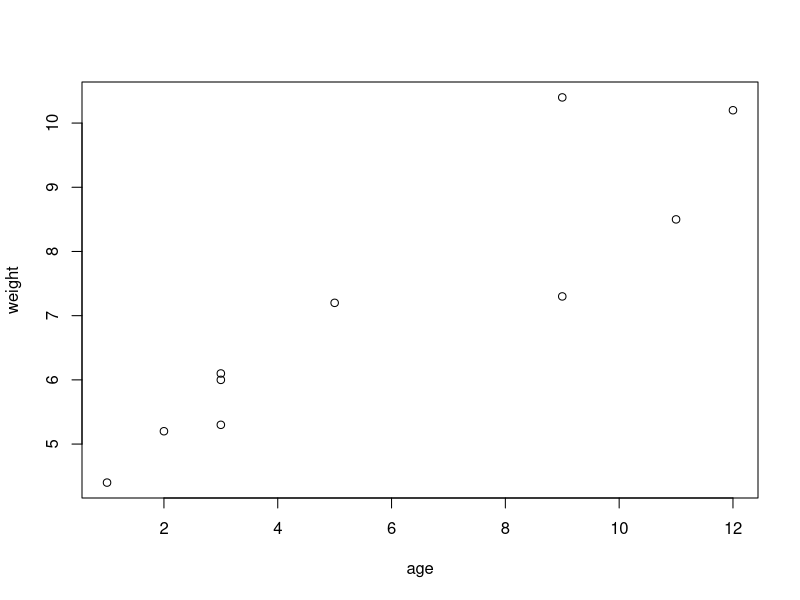
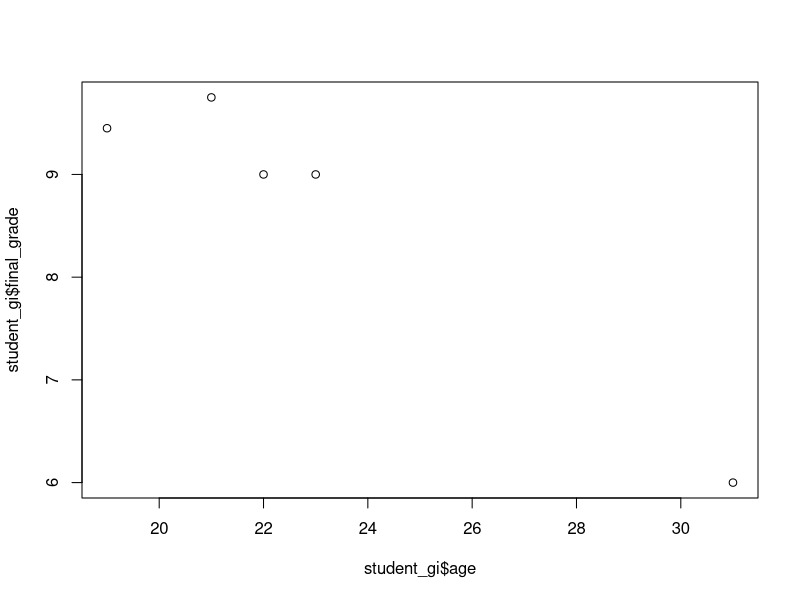

Generate these figures, in order, with R: (Note: this script raises an error after producing the figures.)
############################################################################
###                         Al.I. Cuza University of Iași                ###
###            Faculty of Economics and Business Administration          ###
###       Department of Accounting, Information Systems and Statistics   ###
############################################################################
###
############################################################################
###             Data Processing/Analysis/Science with R                  ###
############################################################################
###
############################################################################
###                      1c. Data Structures in R                        ###
### See also the presentation:
### https://github.com/marinfotache/Data-Processing-Analysis-Science-with-R/blob/master/01%20R_Introduction_Data%20Structures/01c_Data_Structures.pptx
############################################################################
## last update: 28.09.2018



#############################################################################
###             				vectors in R
#############################################################################

## Vector is a collection of elements, all of the same type
##  There are not rows and columns in a vector, but just elements 
x <- 1
x <-  c(1, 3, 5, 7, 25, -13, 47)
x
class(x)

y <- c("one", "two", "three", "eight")  
y

z <- c(TRUE, FALSE, TRUE, TRUE, FALSE, TRUE)
z

w <- c( 1, 'unu', FALSE)
class(w)
w

# Vectors can also be created with a sequence
ten_integers.1 <- 5:14
ten_integers.1
# or
(ten_integers.2 <- seq(from=5, to=14, by=1))
#ten_integers.2

(ten_integers.3 <- 5:14)


# descending vector
seq(from=5, to=-5, by=-1)



# combine sequences and c function
a_vector <- c( 2:4, 8:14) 
a_vector [5]

## generating a vector with dates between 29 september and 2 october
# as "pure" dates 
seq(as.Date("2014/09/29"), by = "day", length.out = 4)
# or
seq(as.Date("2014/09/29"), as.Date("2014/10/02"), "days")

# as timestamps
seq(c(ISOdate(2014,9,29)), by = "DSTday", length.out = 4) 
#
x <- as.POSIXct("2014-09-25 23:59:59", tz="Turkey")
format(seq(x, by="day", length.out=8), "%Y-%m-%d %Z")
#
d1 <- ISOdate(year=2014,month=9,day=25,tz="GMT")
seq(from=d1,by="day",length.out=8)

# there are many other ways of creating vectors
# example: creates a vector object named x containing 
# five random values drawn from a standard normal distribution
x <- rnorm(5)
x
x <- rnorm(5)
x

# another example: creates a vector object named x.rep using
#   function "rep" (repeat): sequence (5, 7, 11) repeated three times
x.rep <- rep(c(5, 7, 11), 3)
x.rep

# compare with another version which uses "each" clause
x.rep.2 <- rep(c(5, 7, 11), each=2, times=3)
x.rep.2


## some vectors are build-in (system defined)
letters
LETTERS
month.name
state.name
state.area


#################################################################
###                         factors in R (part 1)

## factors are nominal variables whose values have a number of levels

## factors are the main way to represent a nominal scale variable


# ex: a vector containing genre of students group
#  initially, both vectors are strings
names <- c( "Popescu I. Valeria", "Ionescu V. Viorel", 
     "Genete I. Aurelia", "Lazar T. Ionut", 
     "Sadovschi V. Iuliana", "Dominte I. Nicoleta")
genre <- c("Female", "Male", "Female", "Male", 
     "Female", "Female" )
class(names)
class(genre)
unclass(names)
unclass(genre)

# as genre can have only two values, Female and Male, it is advisable
#  to convert genre into a factor 
genre <- as.factor(genre)
class(genre)
unclass(genre)

# if a non existing value is added in vector "genre", it is 
#   automatically converted back into character  
genre <- c(genre, "Boy")
class(genre)
unclass(genre)

# re-create and re-convert into factor the vector genre
genre <- c("Female", "Male", "Female", "Male", 
     "Female", "Female" )
genre <- as.factor(genre)

# ... to be continued


###################################################################
###  Useful functions for vectors; how to access vector elements

# display data type and values of vector elements
class(ten_integers.1)
unclass(ten_integers.1)
typeof(ten_integers.1)

# internally, factor levels are stored as integers
class(genre)
unclass(genre)
typeof(genre)


# return number of elements in a vector
length(ten_integers.1)

length(letters)


## qualifying (addressing) vector elements

# first element in vector ten_integers.1
ten_integers.1 [1]

# last element in vector ten_integers.1
ten_integers.1 [length(ten_integers.1)]

# first three elements in vector ten_integers.1
ten_integers.1 [1:3]
# last three elements in vector ten_integers.1
ten_integers.1 [(length(ten_integers.1)-2) : length(ten_integers.1)]

ten_integers.1 [ length(ten_integers.1) : (length(ten_integers.1)-2)]

# first, third, fifth and sixth elements in vector ten_integers.1
ten_integers.1 [c(1, 3, 5, 6)]


# first three and last three elements in vector ten_integers.1
ten_integers.1 [c( 1:3, (length(ten_integers.1)-2) : length(ten_integers.1))]

## indices of elements can be qualified with other vectors 
# first, third, fifth and sixth elements in vector ten_integers.1
ind <- c(1, 3, 5, 6)
ind
ten_integers.1
ten_integers.1 [ind]


## excluding some elements from vectors

# excluding first element
ten_integers.1 [-1]

# excluding first three elements
ten_integers.1 [-(1:3)]

# excluding first, third, anf fourth elements
ten_integers.1 [-(c(1,3,4))]

# excluding first three elements plus elements 6 amnd 8
ten_integers.1 [-(c(1:3,6,8))]

# excluding first two and last two elements
ten_integers.1 [-c((1:2), (length(ten_integers.1)-1) : length(ten_integers.1))]


## filtering 

# filter vector elements - select only elements greater than 10
ten_integers.1 [ten_integers.1 > 10]


for (i in 1:length(ten_integers.1))
{
     if (ten_integers.1[i] > 10)
          print(ten_integers.1[i])
}     



# how many elementes are greater than 10 ?
length(ten_integers.1 [ten_integers.1 > 10])

# display INDICES of elements greater than 10
which (ten_integers.1 > 10)

# filter vector elements - select only elements greater than 10 - ver 2
ind <- which (ten_integers.1 > 10)
ten_integers.1 [ind]

# sorting a vector
names <- c( "Popescu I. Valeria", "Ionescu V. Viorel", 
     "Genete I. Aurelia", "Lazar T. Ionut", 
     "Sadovschi V. Iuliana", "Dominte I. Nicoleta")
names <- sort(names)
names

# sorting a vector in descending order
names.desc <- rev(sort(names))
names.desc


###################################################################
###            R is a vectorized language

# one of the nicest thing about vectors: operations are automatically applied 
#   on each element of the vector without looping among vector elements
num.vec.1 <-  c(1, 3, 5, 7, 25, -13, 47)
num.vec.2 <- num.vec.1 + 100
num.vec.2

date.vec.1 <- c ("2013-10-01", "2013-10-03", "2013-10-10")
# for the moment, vector date.vec.1 is displayed as a string vector
date.vec.1
class(date.vec.1)
# use as.Date() to convert all of the vector elements into dates
date.vec.1 <- as.Date(date.vec.1)
date.vec.1
class(date.vec.1)


## operations can be applied on two or more vectors
num.vec.3 <- num.vec.1 + num.vec.2
num.vec.3

## compare a vector with a value
x
x >= 0
x.1 <- x >= 0
x.1

## testing if at least one of the vector elements fulfils the predicate 
##   function "any"
x
any(x > 0)

## testing if all the vector elements fulfill the predicate - function "all" 
all(x > 0)
all(x > -25)

## for a string (character) vector, display the number of characters 
##   for each element
y 
nchar(y)

## it is possible to provide a name for each vector element
num_ro = c (one = "unu", two="doi", three="trei", four="patru")
num_ro
# the same result can be accomplished with:
num_ro = c ("unu", "doi", "trei", "patru")
num_ro
names(num_ro) = c ("one", "two", "three", "four")
num_ro

###
###   Descriptive statistics functions can be applied to vectors

# create a vector (age) containing the age of 10 people
age <- c(1,3,5,2,11,9,3,9,12,3)
# create another vector (weight) containing the weight of above people 
#   (Kabacoff, 2011)
weight <- c(4.4,5.3,7.2,5.2,8.5,7.3,6.0,10.4,10.2,6.1)
weight
# if Kabacoff were used US metric system, we had convert the weight 
#    from lbs into kg
weight.lbs <- weight
weight.kg <- weight.lbs * 0.454

# compute the mean of people's weight
mean.weight = mean(weight)
mean.weight

# compute the standard deviation of people's weight
sd.weight = sd(weight)
sd.weight

# compute correlation between age and weight
cor.age_weight = cor(age,weight)
cor.age_weight

# display a scatterplot of weight (y) vs. age (x)
plot(age,weight)



#############################################################################
###                                matrices in R
#############################################################################

##  a matrice is a bidimensional vector
##  all matrice elements must be of the same type 

#  m1 is a 5 x 4 matrix
m.1 <- matrix(1:20, nrow=5, ncol=4)
m.1

# m.2 is a 2 x 2 matrix, filled by rows
cells <- c(1,26,24,68)
rownames <- c("Row1", "Row2")
colnames <- c("Col1", "Col2") 
m.2 <- matrix(cells, nrow=2, ncol=2, byrow=TRUE, 
	dimnames=list(rownames, colnames))
m.2

# m.3 is a 2 x 2 matrix, filled by columns
# list is a data structure presented after data frame
m.3 <- matrix(cells, nrow=2, ncol=2, byrow=FALSE, 
	dimnames=list(rownames, colnames))
m.3


# m.4 is a 4 x 3 matrix, filled by rows
m.4 <- matrix(1:12, nrow=4, ncol=3, byrow=TRUE)
m.4
# naming rows: row.1, row.2, ...
# naming columns: col.1, col.2, ...
dimnames(m.4)=list(paste("row.", 1:nrow(m.4), sep=""), paste("col.", 1:ncol(m.4), sep=""))
m.4

###
## accessing matrix elements
m.1

# display the 3rd row
m.1[3,]

# display the 3rd column
m.1[,3]

# display the element at the intersection of the 2nd row and the 3rd column
m.1 [2,3]

# display two elements from the same row: m.1 [2,3] and m.1[2,4]
m.1 [2, c(3,4)]

# display three elements from the same column: 
#	m.1 [1,2], m.1 [2,2] and m.1[3,2]
m.1 [c(1,2, 3), 2]

# display a "submatrix", from m1 [2,2] to m2[4.4]
m.1 [ c(2,3,4), c(2,3,4)]


## calculations on rows and columns of the matrix
m.4

# compute mean of all the cells in matrix m.4
mean(m.4)

# compute mean of all the cells on the third column
mean(m.4[,3])

# compute mean of all the cells on the third rows
mean(m.4[3,])

# compute sum of all the cells in matrix m.4
sum(m.4)

# compute sum of all the cells on the third column
sum(m.4[,3])

# compute sum of all the cells on the third row
sum(m.4[3,])

# compute sum of all the cells in matrix m.4
sum(m.4)


# rowSums calculated the sums of the cells for each row of a matrix
rowSums(m.4)

# colSums calculated the sums of the cells for each column of a matrix
colSums(m.4)

# rowMeans/colMeans calculate mean of the every row/column
rowMeans(m.4)
colMeans(m.4)

##
# adding total rows and columns to the matrix 
m.4

# add total column
m.4 <- cbind(m.4, rowSums(m.4))
# setting the name for the total column
column.names <- colnames(m.4)
column.names
column.names[length(column.names)] <- "col.total"
colnames(m.4) <- column.names
# check the operation
m.4

# add total row
m.4 <- rbind(m.4, colSums(m.4))
# setting the name for the total column
row.names <- rownames(m.4)
row.names
row.names[length(row.names)] <- "row.total"
rownames(m.4) <- row.names
# check the operation
m.4



#############################################################################
###                  			arrays in R
#############################################################################

dim1 <- c("A1", "A2")
dim2 <- c("B1", "B2", "B3")
dim3 <- c("C1", "C2", "C3", "C4")
a1 <- array(1:24, c(2, 3, 4), dimnames=list(dim1, dim2, dim3))
a1
class(a1)
typeof(a1)
unclass(a1)

# display element [2,2,3]
a1 [2,2,3]

# display a matrix from elements of A and B for first row/column of C
a1 [,,1]

# display elements of A for the 3rd "row" of B and 2nd row/columns of C
a1 [,3,2]

# display a subarray containg all elements from 
#	first two rows/columns of A, B and C
a1 [c(1,2),c(1,2),c(1,2)]



############################################################################
###      Data frames in R (the most common data structure in R !!!)      ###
############################################################################

## data frames look like tables (or Excel worksheets)
## each column of a data frame is a vector (with the same type of values)
## in statistical language, in a data frame:
##	- each row is an abservation
##	- each column is a variable


####            creating  data frames

## create an empty data frame
student_gi <- data.frame(studentID = numeric(), 
     name = character(), age = numeric(), 
     scholarship = character(), 
     lab_assessment = character(), 
     final_grade = numeric())
class(student_gi)
str(student_gi)

## create a data frame from vectors
studentID <- 1:5
name <- c("Popescu I. Vasile", "Ianos W. Adriana", 
     "Kovacz V. Iosef", "Babadag I. Maria", 
     "Pop P. Ion")
age <- c(23, 19, 21, 22, 31)
scholarship <- c("Social", "Studiu1", "Studiu2", 
     "Merit", "Studiu1")
lab_assessment <- c("Bine", "Foarte bine", 
     "Excelent", "Bine", "Slab")
final_grade <- c(9, 9.45, 9.75, 9, 6)


student_gi <- data.frame(studentID, name, age, 
     scholarship, lab_assessment, final_grade, stringsAsFactors = FALSE)

View(student_gi)
str(student_gi)



# compare with ....
library(tidyverse)
student_tibble <- tibble(studentID, name, age, 
     scholarship, lab_assessment, final_grade)
str(student_tibble)
glimpse(student_tibble)
student_tibble

# delete vectors which formed the data frame
rm(studentID, name, age, scholarship, lab_assessment, final_grade)


# display one column of the data frame as a vector
student_gi$name

# display one column of the data frame as a... column
student_gi["name"]

# confirm that student_gi is a data frame
class(student_gi)

# display structure of the data frame
str(student_gi)

# display type of invididual variables within data frame
class(student_gi$studentID)
class(student_gi$name)

names(student_gi)


# display first two columns (studentID and name )
student_gi [1:2]
# or
student_gi [ , 1:2]
#or
student_gi [c("studentID", "name")]
#or
student_gi [, c("studentID", "name")]
# or
cols <-  c("studentID", "name")
student_gi[cols]
# or
student_gi[, names(student_gi) %in% cols] 



# return "final_grade" variable (column) as a vector
student_gi$final_grade
# or
student_gi[ , 6]
# or
student_gi[ , "final_grade"]


# return "final_grade" variable (column) as a one-column data frame
student_gi[ , "final_grade", drop=FALSE]


# display first two observations (rows)
student_gi [1:2,]

# display observations 1, 2 and 5
student_gi [c(1:2, 5), ]


# cross-tabulate (sort of pivot table) lab_assessment by final_grade
table (student_gi$lab_assessment, student_gi$final_grade)

# summary statistics of final_grade
summary(student_gi$final_grade)

# plot 
plot(student_gi$age, student_gi$final_grade)


##
# attach() function adds the data frame to the R search path. 
search()
# When a variable name is encountered, data frames in the search path are checked 
#   in order to locate the variable.

# previous commands but with attach
attach(student_gi)
search()
final_grade
table (lab_assessment, final_grade)
summary(final_grade)
plot(lab_assessment, final_grade)
plot(age, final_grade)

# detach removes an objects from the search path
detach(student_gi)
search()


# it is advisable to use "with" instead of "attach"
with (student_gi, final_grade)
with (student_gi, table (lab_assessment, final_grade))
with (student_gi, plot(lab_assessment, final_grade) )


##
# case identifiers can be specified with a "rowname" option 
#	within the "data.frame" function
# new values for studentID (to avoid confusion with row numbers)
studentID <- c(1001, 1002, 1003, 1004, 1005)
name <- c("Popescu I. Vasile", "Ianos W. Adriana", "Kovacz V. Iosef", 
	"Babadag I. Maria", "Pop P. Ion")
age <- c(23, 19, 21, 22, 31)
scholarship <- c("Social", "Studiu1", "Studiu2", "Merit", "Studiu1")
lab_assessment <- c("Bine", "Foarte bine", "Excelent", "Bine", "Slab")
final_grade <- c(9, 9.45, 9.75, 9, 6)

#  (slightly) new version of the data frame
student_gi <- data.frame(studentID, name, age, scholarship, lab_assessment, 
	final_grade, row.names = studentID)
# studentID is the variable to use in labeling cases on various printouts and
# graphics produced by R.

# display the name of the rows (observations)
rownames(student_gi)

rm(studentID, name, age, scholarship, lab_assessment, final_grade)

student_gi
# notice the leftmost column

# display the observation (row) corresponding to student Ianos W. Adriana 
#  using her case identifier ("1002")
student_gi["1002",]

# display the observations corresponding to students Ianos W. Adriana 
#  and Pop P. Ion using their case identifier ("1002" and "1005")
student_gi[c("1002", "1005"),]


######################################################################
###   currently, the preferred version of data.frame is 
###   `tibble` (see the tidyverse - later on this course)


######################################################################
###                         factors in R (part 2)

# nominal variable
scholarship <- c("Social", "Studiu1", "Studiu2", "Merit", "Studiu1")

# factor function
scholarship_f <- factor(scholarship)
scholarship_f

# ordinal variable
lab_assessment <- c("Bine", "Foarte bine", "Excelent", "Bine", "Slab")
lab_assessment
lab_assessment <- factor(lab_assessment, order=TRUE, levels=c("Slab", 
	"Bine", "Foarte bine", "Excelent"))
lab_assessment

# re-create the data frame using factors
studentID <- c(1001, 1002, 1003, 1004, 1005)
name <- c("Popescu I. Vasile", "Ianos W. Adriana", "Kovacz V. Iosef", 
	"Babadag I. Maria", "Pop P. Ion")
age <- c(23, 19, 21, 22, 31)
scholarship <- c("Social", "Studiu1", "Studiu2", "Merit", "Studiu1")
scholarship <- factor(scholarship)

lab_assessment <- c("Bine", "Foarte bine", "Excelent", "Bine", "Slab")
lab_assessment <- factor(lab_assessment, order=TRUE, levels=c("Slab", 
	"Bine", "Foarte bine", "Excelent"))

final_grade <- c(9, 9.45, 9.75, 9, 6)

#  another version of the data frame
student_gi <- data.frame(name, age, scholarship, lab_assessment, 
	final_grade, row.names = studentID)

# structure of the data frame
str(student_gi)

# basic statistics about variables in data frame
summary(student_gi)



# factors and value labels for categorical variables
patientID <- c(1, 2, 3, 4) 
age <- c(25, 34, 28, 52)
diabetes <- c("Type1", "Type2", "Type1", "Type1")
status <- c("Poor", "Improved", "Excellent", "Poor")
diabetes <- factor(diabetes)
status <- factor(status, order=TRUE)
gender <- c(1, 2, 2, 1)
patientdata <- data.frame(patientID, age, diabetes, status, gender)

# A variable named gender, which is coded 1 for male and 2 for female. 
# We create value labels with the code
patientdata$gender <- factor(patientdata$gender, 
                    levels = c(1,2),labels = c("male", "female"))
# levels indicate the actual values of the variable
# and labels refer to a character vector containing the desired labels.

patientdata

str(patientdata)



# factors can be of numerical type
some.numbers <- c(1, 2, 3, 2, 3, 1, 3, 2, 2, 2, 1, 1, 3)
class(some.numbers)
some.numbers <- some.numbers + 10
some.numbers

some.numbers <- as.factor(some.numbers)
some.numbers
some.numbers <- some.numbers + 10
# Warning message:
# In Ops.factor(some.numbers, 10) : ‘+’ not meaningful for factors
some.numbers



####################################################
###   data frames used in further scripts


## data frame for enrollment at internationalized master programmes at FEAA
program = c(rep("ADL",7), rep("FRM",5), rep("SAAS", 7))
academicyear = c (2009, 2010, 2011, 2012, rep(c(2010, 2011, 2012), 2), 
     2011, 2012, 2009, 2010, 2011, 2012, 2010, 2011, 2012)
studyyear = c(rep("Anul I",4), rep("Anul II",3),rep("Anul I",3), rep("Anul II", 2),
                rep("Anul I",4), rep("Anul II", 3) )
nofstuds = c(19, 28, 49, 48, 17, 27, 49, 15, 20, 26, 15, 19, 9, 13, 0, 0, 9, 12, 0)

# the data frame
mpi <- data.frame(program, academicyear, studyyear, nofstuds, stringsAsFactors=TRUE)
mpi
str(mpi)
head(mpi)
tail(mpi)


# remove the vectors (we'll work only with the data frame)
rm(program, academicyear, studyyear, nofstuds)



############################################################################
###                            lists in R                                ###
############################################################################

## the most complicated and also the most flexible data structure
## hold arbitrary objects of different types
## many functions/statistical models return the results in a list form


# first example: current timestamp
t = Sys.time()
# a POSIXlt object is actually a list
l.1 <- as.POSIXlt(t)
l.1
typeof(l.1)
names(l.1)
unclass(l.1)

# extract list components values
# seconds, minutes, hours, ...
# eqivalent to l.1$sec, l.1$min ... is:
l.1[[1]]
l.1[[2]]
l.1[[3]]
l.1[[4]]
l.1[[5]]
l.1[[6]]
l.1[[7]]
l.1[[8]]
l.1[[9]]

# see horizontally the components of the timestamp-list object
unlist(l.1)


# we already saw that for a matrix, dimension names (dimnames) is a list
rownames
colnames
m.3 <- matrix(cells, nrow=2, ncol=2, byrow=FALSE, 
     dimnames=list(rownames, colnames))
m.3
dimnames(m.3)
unlist(dimnames(m.3))


## creating other lists
list.1 = list ("unu", "doi", "trei")
list.2 = list( c("doi", "trei", "patru"))
list.1
list.2
list.3 = list (list.1, list.2, 3:7, patientdata)
list.3
# list.3 consists of four objects:
#  - first is a list with three string objects
#  - second id a vector of three strings
#  - third is a vector with five numbers
#  - fourth is a data frame

# display the structure (content) of a list
str(list.3)

# display the number of objects in a list
length(list.3)

## access the first object of the list
list.3[[1]]
class(list.3[[1]])
# ... the second
list.3[[2]]
class(list.3[[2]])

# ... and the fourth
list.3[[4]]
class(list.3[[4]])

# the first object of list.3 is a list without name:
names(list.3[[1]])

# ... but the fourth object is the data frame called "patientdata"
names(list.3[[4]])


## display the third object of the first (list) object in "list.3" 
list.3[[1]][[3]]

## display "age" variable of "patientdata" data frame
# the data frame is the fourth object of "list.3", 
#   and "age" is the second column of the data frame
list.3[[4]][, 2]
# or
list.3[[4]][, "age"]

## display "age" variable of "patientdata" data frame but this time as a column
list.3[[4]][, "age", drop=FALSE]

## display age of third patient 
list.3[[4]][, 2][3]
# or
list.3[[4]][, "age", drop=FALSE]$age[3]


############################################################################
#####                         Tables                                  ##### 
############################################################################
# Note: Tables are not treated as a full-fledged data structure, but as a 
#   kind of arrays

# Some functions (e.g. graphic functions, categorical data analysis
#   functions) take as argument a table

# Discussion about tables will be deepened in script 06c 


# There are two main types of tables:
#    - tables of frequencies counts number of occurences for each  
#       value of a (usually) categorical variable
#    - tables of proportions which divides number of occurences of each 
#       value to total number of occurences of a (usually) categorical 
#        variable


################################
###   Uni-dimensional tables

#
student_gi

# create a table with frequencies of "scholarship" in data frame "student_gi"
table.1 <- with(student_gi, table(scholarship))
table.1

# structure of table.1
str(table.1)
class(table.1)

# unidimensional tables are vectors with labeled elements (each element's 
#   label is a value of the attribute used in function "table")
names(table.1)

# tables.1 is not a data frame, so we cannot qualify the variable using $...
table.1$Merit
# ... but we can access with vector indices
table.1[1]
# ... or list indices
table.1[[1]]

# display both the name/label and the value of the 3rd element of the table table.1:
table.1[3]
# or
unlist(table.1)[3]

# display only the name/label of the 3rd element of the table table.1:
names(table.1) [3]

# display only the value of the 3rd element of the table table.1:
unlist(table.1)[[3]]


# display both the name/label and the value of the 3rd element of the table table.1,
#   knowing the names of the element:
table.1["Studiu1"]

# display both the names/labels and the values of two elements of the table table.1,
#   knowing their names:
table.1[c("Merit", "Studiu1")]



################################
###   Bi-dimensional tables

student_gi

# create a contingency (pivot) table with frequencies of 
#  "scholarship by" "lab_assessment"
table.2 <- with(student_gi, table(scholarship, lab_assessment))
table.2

# structure of table.2
str(table.2)
class(table.2)

# any cell can be accessed using indices of row and column...
table.2[1, 2]
# ... or the names/labels
table.2["Merit", "Bine"]

## display the second column (associated with value "Bine" of "lab_assessment")
##     as a vector
# one can use the index of the column (2)...
table.2[, 2]
# ... or the label/name of the column ("Bine")
table.2[, "Bine"]

## the same can be done with rows

##  one can access particular rows and columns in a table
table.2[c("Merit", "Studiu1"), c("Slab", "Excelent")]



################################
###   three-dimensional tables
student_gi

# create a three-dimensional table with frequencies of 
#  "scholarship" by" "lab_assessment" by "final_grade"
table.3 <- with(student_gi, table(scholarship, lab_assessment, final_grade))
table.3

# ftable improves the display of three-dimensional tables
ftable(table.3)


# any cell can be accessed using indices of the three axes...
table.3[3, 3, 3]
# ... or the names/labels
table.3["Studiu2", "Excelent", "9.75"]


## display, as an one-dimensional table, the values of the lab_assessment
##  which corespond to value "Studiu2" (4th) of "scholarship" and
##    value "9.75" (4th) of "final_grade" 

# one can use the indexes ...
table.3[4, , 4]
# ... or the labels/names
table.3[ "Studiu2", , "9.75" ]


## display, as a bi-dimensional table, the values of the first ("scholarship")
##  and the third ("final_grade") axes associated with the 4th value ("Excelent")
##  of the second axis ("lab_assessment")   
# one can use the index...
table.3[, 4, ]
# ... or the label/name ("Excelent")
table.3[, "Excelent", ]


##  one can access particular ranges on each axis
table.3[c("Merit", "Studiu1"), c("Slab", "Excelent"), c("9.45", "9.75") ]




############################################################
###            Data structures conversion

## convert a vector into a data frame
a_vector
v_to_df.1 <- as.data.frame(a_vector)
v_to_df.1
str(v_to_df.1)


## convert a matrix into a data frame
m.4
m_to_df.1 <- as.data.frame(m.4)
m_to_df.1
str(m_to_df.1)
names(m_to_df.1)
rownames(m_to_df.1)


# convert a table into a data frame
table_to_dataframe = data.frame(unlist(HairEyeColor))
head(table_to_dataframe, 5)

# convert a list into a data frame
df <- data.frame(matrix(unlist(list.1), nrow=132, byrow=T))
head(df,5)
# Only some simple lists can be converted into tables 
